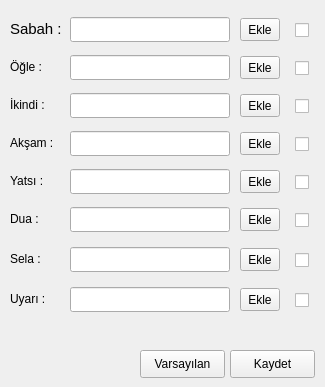
    <widget class="QWidget" name="ses_dosyalari_tab">
     <attribute name="icon">
      <iconset resource="PyVakitci.qrc">
       <normaloff>:/resimler/ses_dosyalari.png</normaloff>:/resimler/ses_dosyalari.png</iconset>
     </attribute>
     <attribute name="title">
      <string notr="true"/>
     </attribute>
     <attribute name="toolTip">
      <string>Ses Dosyaları</string>
     </attribute>
     <widget class="QLabel" name="sabah_ses_label">
      <property name="geometry">
       <rect>
        <x>10</x>
        <y>20</y>
        <width>70</width>
        <height>17</height>
       </rect>
      </property>
      <property name="font">
       <font>
        <pointsize>11</pointsize>
       </font>
      </property>
      <property name="text">
       <string>Sabah :</string>
      </property>
     </widget>
     <widget class="QLineEdit" name="sabah_lineEdit">
      <property name="geometry">
       <rect>
        <x>70</x>
        <y>17</y>
        <width>160</width>
        <height>25</height>
       </rect>
      </property>
      <property name="sizePolicy">
       <sizepolicy hsizetype="Preferred" vsizetype="Preferred">
        <horstretch>0</horstretch>
        <verstretch>0</verstretch>
       </sizepolicy>
      </property>
      <property name="readOnly">
       <bool>true</bool>
      </property>
     </widget>
     <widget class="QToolButton" name="sabah_toolButton">
      <property name="geometry">
       <rect>
        <x>240</x>
        <y>18</y>
        <width>40</width>
        <height>23</height>
       </rect>
      </property>
      <property name="sizePolicy">
       <sizepolicy hsizetype="Preferred" vsizetype="Preferred">
        <horstretch>0</horstretch>
        <verstretch>0</verstretch>
       </sizepolicy>
      </property>
      <property name="text">
       <string>Ekle</string>
      </property>
     </widget>
     <widget class="QToolButton" name="dua_toolButton">
      <property name="geometry">
       <rect>
        <x>240</x>
        <y>208</y>
        <width>40</width>
        <height>23</height>
       </rect>
      </property>
      <property name="sizePolicy">
       <sizepolicy hsizetype="Preferred" vsizetype="Preferred">
        <horstretch>0</horstretch>
        <verstretch>0</verstretch>
       </sizepolicy>
      </property>
      <property name="text">
       <string>Ekle</string>
      </property>
     </widget>
     <widget class="QLabel" name="dua_ses_label">
      <property name="geometry">
       <rect>
        <x>10</x>
        <y>210</y>
        <width>70</width>
        <height>17</height>
       </rect>
      </property>
      <property name="text">
       <string>Dua :</string>
      </property>
     </widget>
     <widget class="QLabel" name="aksam_ses_label">
      <property name="geometry">
       <rect>
        <x>10</x>
        <y>134</y>
        <width>70</width>
        <height>17</height>
       </rect>
      </property>
      <property name="text">
       <string>Akşam :</string>
      </property>
     </widget>
     <widget class="QLineEdit" name="aksam_lineEdit">
      <property name="geometry">
       <rect>
        <x>70</x>
        <y>131</y>
        <width>160</width>
        <height>25</height>
       </rect>
      </property>
      <property name="sizePolicy">
       <sizepolicy hsizetype="Preferred" vsizetype="Preferred">
        <horstretch>0</horstretch>
        <verstretch>0</verstretch>
       </sizepolicy>
      </property>
      <property name="readOnly">
       <bool>true</bool>
      </property>
     </widget>
     <widget class="QToolButton" name="aksam_toolButton">
      <property name="geometry">
       <rect>
        <x>240</x>
        <y>132</y>
        <width>40</width>
        <height>23</height>
       </rect>
      </property>
      <property name="sizePolicy">
       <sizepolicy hsizetype="Preferred" vsizetype="Preferred">
        <horstretch>0</horstretch>
        <verstretch>0</verstretch>
       </sizepolicy>
      </property>
      <property name="text">
       <string>Ekle</string>
      </property>
     </widget>
     <widget class="QToolButton" name="uyari_toolButton">
      <property name="geometry">
       <rect>
        <x>240</x>
        <y>288</y>
        <width>40</width>
        <height>23</height>
       </rect>
      </property>
      <property name="sizePolicy">
       <sizepolicy hsizetype="Preferred" vsizetype="Preferred">
        <horstretch>0</horstretch>
        <verstretch>0</verstretch>
       </sizepolicy>
      </property>
      <property name="text">
       <string>Ekle</string>
      </property>
     </widget>
     <widget class="QLabel" name="yatsi_ses_label">
      <property name="geometry">
       <rect>
        <x>10</x>
        <y>172</y>
        <width>70</width>
        <height>17</height>
       </rect>
      </property>
      <property name="text">
       <string>Yatsı :</string>
      </property>
     </widget>
     <widget class="QLineEdit" name="yatsi_lineEdit">
      <property name="geometry">
       <rect>
        <x>70</x>
        <y>169</y>
        <width>160</width>
        <height>25</height>
       </rect>
      </property>
      <property name="sizePolicy">
       <sizepolicy hsizetype="Preferred" vsizetype="Preferred">
        <horstretch>0</horstretch>
        <verstretch>0</verstretch>
       </sizepolicy>
      </property>
      <property name="readOnly">
       <bool>true</bool>
      </property>
     </widget>
     <widget class="QToolButton" name="yatsi_toolButton">
      <property name="geometry">
       <rect>
        <x>240</x>
        <y>170</y>
        <width>40</width>
        <height>23</height>
       </rect>
      </property>
      <property name="sizePolicy">
       <sizepolicy hsizetype="Preferred" vsizetype="Preferred">
        <horstretch>0</horstretch>
        <verstretch>0</verstretch>
       </sizepolicy>
      </property>
      <property name="text">
       <string>Ekle</string>
      </property>
     </widget>
     <widget class="QLabel" name="uyari_ses_label">
      <property name="geometry">
       <rect>
        <x>10</x>
        <y>290</y>
        <width>70</width>
        <height>17</height>
       </rect>
      </property>
      <property name="text">
       <string>Uyarı :</string>
      </property>
     </widget>
     <widget class="QLabel" name="ogle_ses_label">
      <property name="geometry">
       <rect>
        <x>10</x>
        <y>58</y>
        <width>70</width>
        <height>17</height>
       </rect>
      </property>
      <property name="text">
       <string>Öğle :</string>
      </property>
     </widget>
     <widget class="QLineEdit" name="ogle_lineEdit">
      <property name="geometry">
       <rect>
        <x>70</x>
        <y>55</y>
        <width>160</width>
        <height>25</height>
       </rect>
      </property>
      <property name="sizePolicy">
       <sizepolicy hsizetype="Preferred" vsizetype="Preferred">
        <horstretch>0</horstretch>
        <verstretch>0</verstretch>
       </sizepolicy>
      </property>
      <property name="readOnly">
       <bool>true</bool>
      </property>
     </widget>
     <widget class="QToolButton" name="ogle_toolButton">
      <property name="geometry">
       <rect>
        <x>240</x>
        <y>56</y>
        <width>40</width>
        <height>23</height>
       </rect>
      </property>
      <property name="sizePolicy">
       <sizepolicy hsizetype="Preferred" vsizetype="Preferred">
        <horstretch>0</horstretch>
        <verstretch>0</verstretch>
       </sizepolicy>
      </property>
      <property name="text">
       <string>Ekle</string>
      </property>
     </widget>
     <widget class="QLineEdit" name="uyari_lineEdit">
      <property name="geometry">
       <rect>
        <x>70</x>
        <y>287</y>
        <width>160</width>
        <height>25</height>
       </rect>
      </property>
      <property name="sizePolicy">
       <sizepolicy hsizetype="Preferred" vsizetype="Preferred">
        <horstretch>0</horstretch>
        <verstretch>0</verstretch>
       </sizepolicy>
      </property>
      <property name="readOnly">
       <bool>true</bool>
      </property>
     </widget>
     <widget class="QLineEdit" name="dua_lineEdit">
      <property name="geometry">
       <rect>
        <x>70</x>
        <y>207</y>
        <width>160</width>
        <height>25</height>
       </rect>
      </property>
      <property name="sizePolicy">
       <sizepolicy hsizetype="Preferred" vsizetype="Preferred">
        <horstretch>0</horstretch>
        <verstretch>0</verstretch>
       </sizepolicy>
      </property>
      <property name="readOnly">
       <bool>true</bool>
      </property>
     </widget>
     <widget class="QLabel" name="ikindi_ses_label">
      <property name="geometry">
       <rect>
        <x>10</x>
        <y>96</y>
        <width>70</width>
        <height>17</height>
       </rect>
      </property>
      <property name="text">
       <string>İkindi :</string>
      </property>
     </widget>
     <widget class="QLineEdit" name="ikindi_lineEdit">
      <property name="geometry">
       <rect>
        <x>70</x>
        <y>93</y>
        <width>160</width>
        <height>25</height>
       </rect>
      </property>
      <property name="sizePolicy">
       <sizepolicy hsizetype="Preferred" vsizetype="Preferred">
        <horstretch>0</horstretch>
        <verstretch>0</verstretch>
       </sizepolicy>
      </property>
      <property name="readOnly">
       <bool>true</bool>
      </property>
     </widget>
     <widget class="QToolButton" name="ikindi_toolButton">
      <property name="geometry">
       <rect>
        <x>240</x>
        <y>94</y>
        <width>40</width>
        <height>23</height>
       </rect>
      </property>
      <property name="sizePolicy">
       <sizepolicy hsizetype="Preferred" vsizetype="Preferred">
        <horstretch>0</horstretch>
        <verstretch>0</verstretch>
       </sizepolicy>
      </property>
      <property name="text">
       <string>Ekle</string>
      </property>
     </widget>
     <widget class="QPushButton" name="ses_kaydet_pushButton">
      <property name="geometry">
       <rect>
        <x>230</x>
        <y>350</y>
        <width>85</width>
        <height>28</height>
       </rect>
      </property>
      <property name="toolTip">
       <string>Program kapanıp açıldığında yaptığınız değişikliklerin
hatırlanması için buraya tıklayın.</string>
      </property>
      <property name="text">
       <string>Kaydet</string>
      </property>
     </widget>
     <widget class="QPushButton" name="ses_varsayilan_pushButton">
      <property name="geometry">
       <rect>
        <x>140</x>
        <y>350</y>
        <width>85</width>
        <height>28</height>
       </rect>
      </property>
      <property name="toolTip">
       <string>Varsayılan ayarlara dönmek isterseniz buraya tıklayın.</string>
      </property>
      <property name="text">
       <string>Varsayılan</string>
      </property>
     </widget>
     <widget class="QLineEdit" name="sela_lineEdit">
      <property name="geometry">
       <rect>
        <x>70</x>
        <y>247</y>
        <width>160</width>
        <height>25</height>
       </rect>
      </property>
      <property name="sizePolicy">
       <sizepolicy hsizetype="Preferred" vsizetype="Preferred">
        <horstretch>0</horstretch>
        <verstretch>0</verstretch>
       </sizepolicy>
      </property>
      <property name="readOnly">
       <bool>true</bool>
      </property>
     </widget>
     <widget class="QLabel" name="sela_ses_label">
      <property name="geometry">
       <rect>
        <x>10</x>
        <y>250</y>
        <width>70</width>
        <height>17</height>
       </rect>
      </property>
      <property name="text">
       <string>Sela :</string>
      </property>
     </widget>
     <widget class="QToolButton" name="sela_toolButton">
      <property name="geometry">
       <rect>
        <x>240</x>
        <y>248</y>
        <width>40</width>
        <height>23</height>
       </rect>
      </property>
      <property name="sizePolicy">
       <sizepolicy hsizetype="Preferred" vsizetype="Preferred">
        <horstretch>0</horstretch>
        <verstretch>0</verstretch>
       </sizepolicy>
      </property>
      <property name="text">
       <string>Ekle</string>
      </property>
     </widget>
     <widget class="Phonon::VolumeSlider" name="volumeSlider">
      <property name="geometry">
       <rect>
        <x>195</x>
        <y>315</y>
        <width>115</width>
        <height>22</height>
       </rect>
      </property>
     </widget>
     <widget class="QCheckBox" name="sabah_ezani_oku_checkBox">
      <property name="geometry">
       <rect>
        <x>295</x>
        <y>20</y>
        <width>21</width>
        <height>20</height>
       </rect>
      </property>
      <property name="text">
       <string/>
      </property>
     </widget>
     <widget class="QCheckBox" name="ogle_ezani_oku_checkBox">
      <property name="geometry">
       <rect>
        <x>295</x>
        <y>58</y>
        <width>21</width>
        <height>20</height>
       </rect>
      </property>
      <property name="text">
       <string/>
      </property>
     </widget>
     <widget class="QCheckBox" name="ikindi_ezani_oku_checkBox">
      <property name="geometry">
       <rect>
        <x>295</x>
        <y>96</y>
        <width>21</width>
        <height>20</height>
       </rect>
      </property>
      <property name="text">
       <string/>
      </property>
     </widget>
     <widget class="QCheckBox" name="aksam_ezani_oku_checkBox">
      <property name="geometry">
       <rect>
        <x>295</x>
        <y>134</y>
        <width>21</width>
        <height>20</height>
       </rect>
      </property>
      <property name="text">
       <string/>
      </property>
     </widget>
     <widget class="QCheckBox" name="yatsi_ezani_oku_checkBox">
      <property name="geometry">
       <rect>
        <x>295</x>
        <y>172</y>
        <width>21</width>
        <height>20</height>
       </rect>
      </property>
      <property name="text">
       <string/>
      </property>
     </widget>
     <widget class="QCheckBox" name="dua_oku_checkBox">
      <property name="geometry">
       <rect>
        <x>295</x>
        <y>210</y>
        <width>21</width>
        <height>20</height>
       </rect>
      </property>
      <property name="text">
       <string/>
      </property>
     </widget>
     <widget class="QCheckBox" name="sela_oku_checkBox">
      <property name="geometry">
       <rect>
        <x>295</x>
        <y>250</y>
        <width>21</width>
        <height>20</height>
       </rect>
      </property>
      <property name="text">
       <string/>
      </property>
     </widget>
     <widget class="QCheckBox" name="uyari_sesi_checkBox">
      <property name="geometry">
       <rect>
        <x>295</x>
        <y>290</y>
        <width>21</width>
        <height>20</height>
       </rect>
      </property>
      <property name="text">
       <string/>
      </property>
     </widget>
    </widget>
